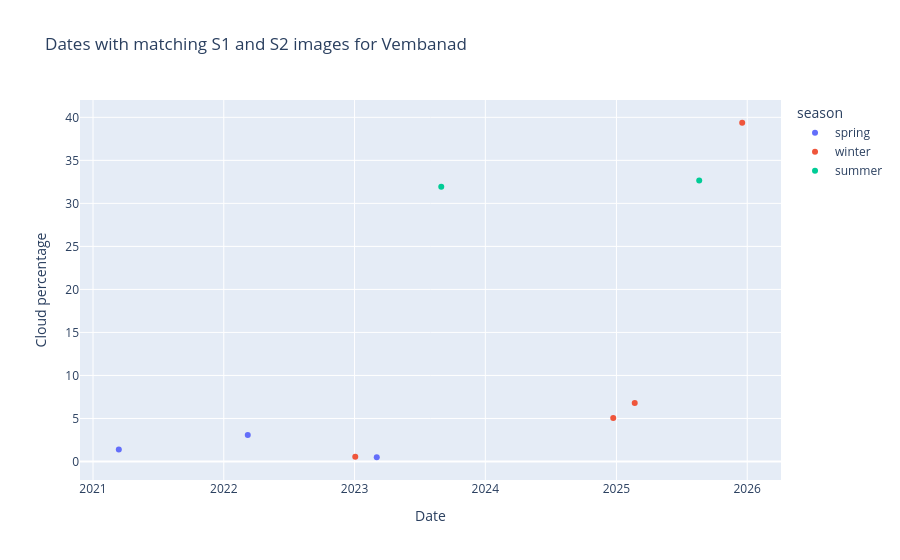
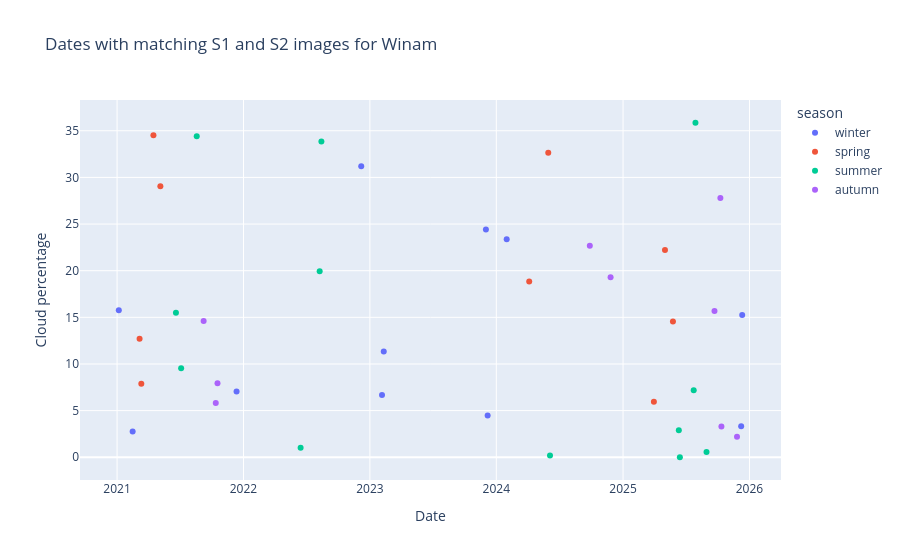
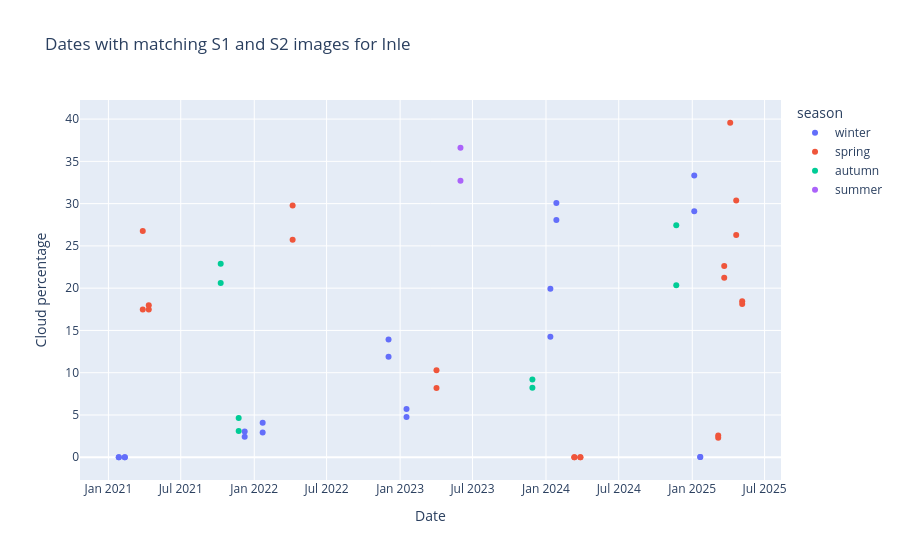
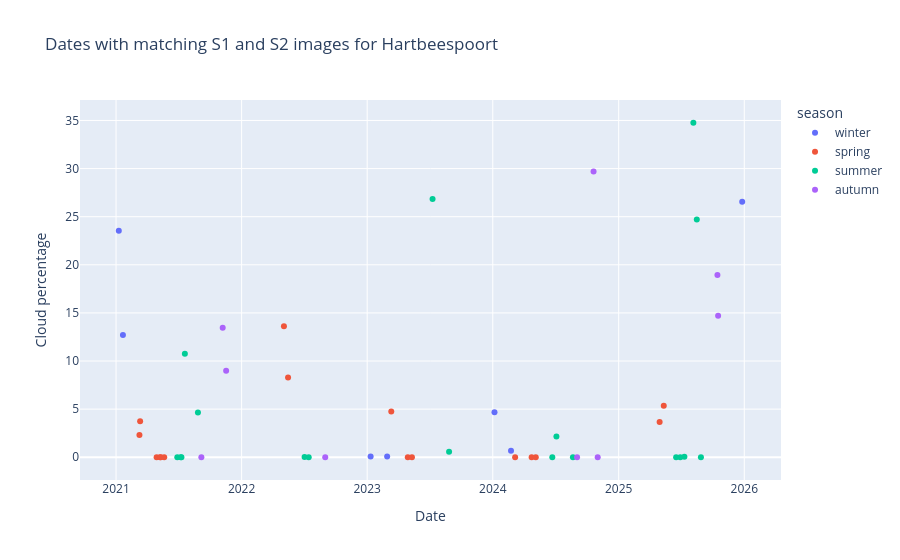

Notebook cell for these charts, in order:
### Code cell
# Loop through rest of locations:

with open(site_fp) as f:
    sites = json.load(f)

location_list = list(sites.get("sites", {}).keys())

for location in location_list:
    matching_dates = get_s2_s1_matching_dates(location, project_root= PROJECT_ROOT, site_fp= site_fp, cloud_perc= 40)

    comparison_df = select_comparison_dates(matching_dates= matching_dates, months_back= 4, n_comparisons=2, max_cloud_perc=40, min_gap_days=7)

    fig= plot_dates(location=location, start_year= 2021, end_year=2025, project_root= PROJECT_ROOT)
    fig.show()
    image_dict = image_details_to_json(images_fp= images_fp, comparison_df= comparison_df)
    print(f"Ran for {location}")

### Figure 1 — Plotly figure (JSON) as saved in the notebook; plotly's stock layout.template omitted (floating-point values rounded to 4 significant figures)
{"data": [{"customdata": [["spring"], ["spring"], ["spring"]], "hovertemplate": "season=%{customdata[0]}<br>date=%{x|%Y-%m-%d}<br>cloud_perc=%{y}<extra></extra>", "legendgroup": "spring", "marker": {"color": "#636efa", "symbol": "circle"}, "mode": "markers", "name": "spring", "orientation": "v", "showlegend": true, "type": "scatter", "x": ["2021-03-14T00:00:00.000000000", "2022-03-09T00:00:00.000000000", "2023-03-04T00:00:00.000000000"], "xaxis": "x", "y": [1.388, 3.08, 0.4935], "yaxis": "y"}, {"customdata": [["winter"], ["winter"], ["winter"], ["winter"]], "hovertemplate": "season=%{customdata[0]}<br>date=%{x|%Y-%m-%d}<br>cloud_perc=%{y}<extra></extra>", "legendgroup": "winter", "marker": {"color": "#EF553B", "symbol": "circle"}, "mode": "markers", "name": "winter", "orientation": "v", "showlegend": true, "type": "scatter", "x": ["2023-01-03T00:00:00.000000000", "2024-12-23T00:00:00.000000000", "2025-02-21T00:00:00.000000000", "2025-12-18T00:00:00.000000000"], "xaxis": "x", "y": [0.545, 5.068, 6.785, 39.37], "yaxis": "y"}, {"customdata": [["summer"], ["summer"]], "hovertemplate": "season=%{customdata[0]}<br>date=%{x|%Y-%m-%d}<br>cloud_perc=%{y}<extra></extra>", "legendgroup": "summer", "marker": {"color": "#00cc96", "symbol": "circle"}, "mode": "markers", "name": "summer", "orientation": "v", "showlegend": true, "type": "scatter", "x": ["2023-08-31T00:00:00.000000000", "2025-08-20T00:00:00.000000000"], "xaxis": "x", "y": [31.94, 32.65], "yaxis": "y"}], "layout": {"height": 560, "legend": {"title": {"text": "season"}, "tracegroupgap": 0}, "title": {"text": "Dates with matching S1 and S2 images for Vembanad"}, "width": 900, "xaxis": {"anchor": "y", "domain": [0, 1], "title": {"text": "Date"}}, "yaxis": {"anchor": "x", "domain": [0, 1], "title": {"text": "Cloud percentage"}}}}

### Figure 2 — Plotly figure (JSON) as saved in the notebook; plotly's stock layout.template omitted (floating-point values rounded to 4 significant figures)
{"data": [{"customdata": [["winter"], ["winter"], ["winter"], ["winter"], ["winter"], ["winter"], ["winter"], ["winter"], ["winter"], ["winter"], ["winter"]], "hovertemplate": "season=%{customdata[0]}<br>date=%{x|%Y-%m-%d}<br>cloud_perc=%{y}<extra></extra>", "legendgroup": "winter", "marker": {"color": "#636efa", "symbol": "circle"}, "mode": "markers", "name": "winter", "orientation": "v", "showlegend": true, "type": "scatter", "x": ["2021-01-06T00:00:00.000000000", "2021-02-15T00:00:00.000000000", "2021-12-12T00:00:00.000000000", "2022-12-07T00:00:00.000000000", "2023-02-05T00:00:00.000000000", "2023-02-10T00:00:00.000000000", "2023-12-02T00:00:00.000000000", "2023-12-07T00:00:00.000000000", "2024-01-31T00:00:00.000000000", "2025-12-08T00:00:00.000000000", "2025-12-11T00:00:00.000000000"], "xaxis": "x", "y": [15.77, 2.75, 7.037, 31.18, 6.661, 11.33, 24.42, 4.477, 23.37, 3.337, 15.25], "yaxis": "y"}, {"customdata": [["spring"], ["spring"], ["spring"], ["spring"], ["spring"], ["spring"], ["spring"], ["spring"], ["spring"]], "hovertemplate": "season=%{customdata[0]}<br>date=%{x|%Y-%m-%d}<br>cloud_perc=%{y}<extra></extra>", "legendgroup": "spring", "marker": {"color": "#EF553B", "symbol": "circle"}, "mode": "markers", "name": "spring", "orientation": "v", "showlegend": true, "type": "scatter", "x": ["2021-03-07T00:00:00.000000000", "2021-03-12T00:00:00.000000000", "2021-04-16T00:00:00.000000000", "2021-05-06T00:00:00.000000000", "2024-04-05T00:00:00.000000000", "2024-05-30T00:00:00.000000000", "2025-03-31T00:00:00.000000000", "2025-05-02T00:00:00.000000000", "2025-05-25T00:00:00.000000000"], "xaxis": "x", "y": [12.71, 7.867, 34.53, 29.05, 18.85, 32.65, 5.944, 22.22, 14.55], "yaxis": "y"}, {"customdata": [["summer"], ["summer"], ["summer"], ["summer"], ["summer"], ["summer"], ["summer"], ["summer"], ["summer"], ["summer"], ["summer"], ["summer"]], "hovertemplate": "season=%{customdata[0]}<br>date=%{x|%Y-%m-%d}<br>cloud_perc=%{y}<extra></extra>", "legendgroup": "summer", "marker": {"color": "#00cc96", "symbol": "circle"}, "mode": "markers", "name": "summer", "orientation": "v", "showlegend": true, "type": "scatter", "x": ["2021-06-20T00:00:00.000000000", "2021-07-05T00:00:00.000000000", "2021-08-19T00:00:00.000000000", "2022-06-15T00:00:00.000000000", "2022-08-09T00:00:00.000000000", "2022-08-14T00:00:00.000000000", "2024-06-04T00:00:00.000000000", "2025-06-11T00:00:00.000000000", "2025-06-14T00:00:00.000000000", "2025-07-24T00:00:00.000000000", "2025-07-29T00:00:00.000000000", "2025-08-30T00:00:00.000000000"], "xaxis": "x", "y": [15.48, 9.546, 34.42, 1.016, 19.93, 33.86, 0.1978, 2.883, 5e-05, 7.182, 35.86, 0.5624], "yaxis": "y"}, {"customdata": [["autumn"], ["autumn"], ["autumn"], ["autumn"], ["autumn"], ["autumn"], ["autumn"], ["autumn"], ["autumn"]], "hovertemplate": "season=%{customdata[0]}<br>date=%{x|%Y-%m-%d}<br>cloud_perc=%{y}<extra></extra>", "legendgroup": "autumn", "marker": {"color": "#ab63fa", "symbol": "circle"}, "mode": "markers", "name": "autumn", "orientation": "v", "showlegend": true, "type": "scatter", "x": ["2021-09-08T00:00:00.000000000", "2021-10-13T00:00:00.000000000", "2021-10-18T00:00:00.000000000", "2024-09-27T00:00:00.000000000", "2024-11-26T00:00:00.000000000", "2025-09-22T00:00:00.000000000", "2025-10-09T00:00:00.000000000", "2025-10-12T00:00:00.000000000", "2025-11-26T00:00:00.000000000"], "xaxis": "x", "y": [14.6, 5.81, 7.942, 22.68, 19.29, 15.68, 27.8, 3.304, 2.206], "yaxis": "y"}], "layout": {"height": 560, "legend": {"title": {"text": "season"}, "tracegroupgap": 0}, "title": {"text": "Dates with matching S1 and S2 images for Winam"}, "width": 900, "xaxis": {"anchor": "y", "domain": [0, 1], "title": {"text": "Date"}}, "yaxis": {"anchor": "x", "domain": [0, 1], "title": {"text": "Cloud percentage"}}}}

### Figure 3 — Plotly figure (JSON) as saved in the notebook; plotly's stock layout.template omitted (floating-point values rounded to 4 significant figures)
{"data": [{"customdata": [["winter"], ["winter"], ["winter"], ["winter"], ["winter"], ["winter"], ["winter"], ["winter"], ["winter"], ["winter"], ["winter"], ["winter"], ["winter"], ["winter"], ["winter"], ["winter"], ["winter"], ["winter"], ["winter"], ["winter"]], "hovertemplate": "season=%{customdata[0]}<br>date=%{x|%Y-%m-%d}<br>cloud_perc=%{y}<extra></extra>", "legendgroup": "winter", "marker": {"color": "#636efa", "symbol": "circle"}, "mode": "markers", "name": "winter", "orientation": "v", "showlegend": true, "type": "scatter", "x": ["2021-01-27T00:00:00.000000000", "2021-01-27T00:00:00.000000000", "2021-02-11T00:00:00.000000000", "2021-02-11T00:00:00.000000000", "2021-12-08T00:00:00.000000000", "2021-12-08T00:00:00.000000000", "2022-01-22T00:00:00.000000000", "2022-01-22T00:00:00.000000000", "2022-12-03T00:00:00.000000000", "2022-12-03T00:00:00.000000000", "2023-01-17T00:00:00.000000000", "2023-01-17T00:00:00.000000000", "2024-01-12T00:00:00.000000000", "2024-01-12T00:00:00.000000000", "2024-01-27T00:00:00.000000000", "2024-01-27T00:00:00.000000000", "2025-01-06T00:00:00.000000000", "2025-01-06T00:00:00.000000000", "2025-01-21T00:00:00.000000000", "2025-01-21T00:00:00.000000000"], "xaxis": "x", "y": [4e-06, 1.7e-05, 0.000108, 9e-05, 3.034, 2.438, 2.937, 4.082, 11.9, 13.94, 5.719, 4.755, 14.25, 19.94, 30.06, 28.06, 29.1, 33.32, 0.01632, 0.01946], "yaxis": "y"}, {"customdata": [["spring"], ["spring"], ["spring"], ["spring"], ["spring"], ["spring"], ["spring"], ["spring"], ["spring"], ["spring"], ["spring"], ["spring"], ["spring"], ["spring"], ["spring"], ["spring"], ["spring"], ["spring"], ["spring"], ["spring"], ["spring"]], "hovertemplate": "season=%{customdata[0]}<br>date=%{x|%Y-%m-%d}<br>cloud_perc=%{y}<extra></extra>", "legendgroup": "spring", "marker": {"color": "#EF553B", "symbol": "circle"}, "mode": "markers", "name": "spring", "orientation": "v", "showlegend": true, "type": "scatter", "x": ["2021-03-28T00:00:00.000000000", "2021-03-28T00:00:00.000000000", "2021-04-12T00:00:00.000000000", "2021-04-12T00:00:00.000000000", "2022-04-07T00:00:00.000000000", "2022-04-07T00:00:00.000000000", "2023-04-02T00:00:00.000000000", "2023-04-02T00:00:00.000000000", "2024-03-12T00:00:00.000000000", "2024-03-12T00:00:00.000000000", "2024-03-27T00:00:00.000000000", "2024-03-27T00:00:00.000000000", "2025-03-07T00:00:00.000000000", "2025-03-07T00:00:00.000000000", "2025-03-22T00:00:00.000000000", "2025-03-22T00:00:00.000000000", "2025-04-06T00:00:00.000000000", "2025-04-21T00:00:00.000000000", "2025-04-21T00:00:00.000000000", "2025-05-06T00:00:00.000000000", "2025-05-06T00:00:00.000000000"], "xaxis": "x", "y": [17.48, 26.77, 17.47, 17.98, 25.73, 29.78, 10.28, 8.189, 5.4e-05, 0.000188, 0.000836, 0.001088, 2.566, 2.315, 21.23, 22.63, 39.57, 26.29, 30.38, 18.46, 18.14], "yaxis": "y"}, {"customdata": [["autumn"], ["autumn"], ["autumn"], ["autumn"], ["autumn"], ["autumn"], ["autumn"], ["autumn"]], "hovertemplate": "season=%{customdata[0]}<br>date=%{x|%Y-%m-%d}<br>cloud_perc=%{y}<extra></extra>", "legendgroup": "autumn", "marker": {"color": "#00cc96", "symbol": "circle"}, "mode": "markers", "name": "autumn", "orientation": "v", "showlegend": true, "type": "scatter", "x": ["2021-10-09T00:00:00.000000000", "2021-10-09T00:00:00.000000000", "2021-11-23T00:00:00.000000000", "2021-11-23T00:00:00.000000000", "2023-11-28T00:00:00.000000000", "2023-11-28T00:00:00.000000000", "2024-11-22T00:00:00.000000000", "2024-11-22T00:00:00.000000000"], "xaxis": "x", "y": [22.89, 20.61, 3.115, 4.642, 8.226, 9.194, 20.35, 27.44], "yaxis": "y"}, {"customdata": [["summer"], ["summer"]], "hovertemplate": "season=%{customdata[0]}<br>date=%{x|%Y-%m-%d}<br>cloud_perc=%{y}<extra></extra>", "legendgroup": "summer", "marker": {"color": "#ab63fa", "symbol": "circle"}, "mode": "markers", "name": "summer", "orientation": "v", "showlegend": true, "type": "scatter", "x": ["2023-06-01T00:00:00.000000000", "2023-06-01T00:00:00.000000000"], "xaxis": "x", "y": [36.6, 32.71], "yaxis": "y"}], "layout": {"height": 560, "legend": {"title": {"text": "season"}, "tracegroupgap": 0}, "title": {"text": "Dates with matching S1 and S2 images for Inle"}, "width": 900, "xaxis": {"anchor": "y", "domain": [0, 1], "title": {"text": "Date"}}, "yaxis": {"anchor": "x", "domain": [0, 1], "title": {"text": "Cloud percentage"}}}}

### Figure 4 — Plotly figure (JSON) as saved in the notebook; plotly's stock layout.template omitted (floating-point values rounded to 4 significant figures)
{"data": [{"customdata": [["winter"], ["winter"], ["winter"], ["winter"], ["winter"], ["winter"], ["winter"]], "hovertemplate": "season=%{customdata[0]}<br>date=%{x|%Y-%m-%d}<br>cloud_perc=%{y}<extra></extra>", "legendgroup": "winter", "marker": {"color": "#636efa", "symbol": "circle"}, "mode": "markers", "name": "winter", "orientation": "v", "showlegend": true, "type": "scatter", "x": ["2021-01-09T00:00:00.000000000", "2021-01-21T00:00:00.000000000", "2023-01-11T00:00:00.000000000", "2023-02-28T00:00:00.000000000", "2024-01-06T00:00:00.000000000", "2024-02-23T00:00:00.000000000", "2025-12-26T00:00:00.000000000"], "xaxis": "x", "y": [23.55, 12.71, 0.07398, 0.08092, 4.669, 0.681, 26.54], "yaxis": "y"}, {"customdata": [["spring"], ["spring"], ["spring"], ["spring"], ["spring"], ["spring"], ["spring"], ["spring"], ["spring"], ["spring"], ["spring"], ["spring"], ["spring"], ["spring"], ["spring"], ["spring"]], "hovertemplate": "season=%{customdata[0]}<br>date=%{x|%Y-%m-%d}<br>cloud_perc=%{y}<extra></extra>", "legendgroup": "spring", "marker": {"color": "#EF553B", "symbol": "circle"}, "mode": "markers", "name": "spring", "orientation": "v", "showlegend": true, "type": "scatter", "x": ["2021-03-10T00:00:00.000000000", "2021-03-12T00:00:00.000000000", "2021-04-29T00:00:00.000000000", "2021-05-09T00:00:00.000000000", "2021-05-11T00:00:00.000000000", "2021-05-21T00:00:00.000000000", "2022-05-04T00:00:00.000000000", "2022-05-16T00:00:00.000000000", "2023-03-12T00:00:00.000000000", "2023-04-29T00:00:00.000000000", "2023-05-11T00:00:00.000000000", "2024-03-06T00:00:00.000000000", "2024-04-23T00:00:00.000000000", "2024-05-05T00:00:00.000000000", "2025-04-30T00:00:00.000000000", "2025-05-12T00:00:00.000000000"], "xaxis": "x", "y": [2.299, 3.745, 7.8e-05, 0.000199, 7e-05, 0.002457, 13.6, 8.299, 4.76, 0.004341, 0.001238, 0.001742, 0.000128, 0.001839, 3.663, 5.358], "yaxis": "y"}, {"customdata": [["summer"], ["summer"], ["summer"], ["summer"], ["summer"], ["summer"], ["summer"], ["summer"], ["summer"], ["summer"], ["summer"], ["summer"], ["summer"], ["summer"], ["summer"], ["summer"], ["summer"], ["summer"]], "hovertemplate": "season=%{customdata[0]}<br>date=%{x|%Y-%m-%d}<br>cloud_perc=%{y}<extra></extra>", "legendgroup": "summer", "marker": {"color": "#00cc96", "symbol": "circle"}, "mode": "markers", "name": "summer", "orientation": "v", "showlegend": true, "type": "scatter", "x": ["2021-06-28T00:00:00.000000000", "2021-07-08T00:00:00.000000000", "2021-07-10T00:00:00.000000000", "2021-07-20T00:00:00.000000000", "2021-08-27T00:00:00.000000000", "2022-07-03T00:00:00.000000000", "2022-07-15T00:00:00.000000000", "2023-07-10T00:00:00.000000000", "2023-08-27T00:00:00.000000000", "2024-06-22T00:00:00.000000000", "2024-07-04T00:00:00.000000000", "2024-08-21T00:00:00.000000000", "2025-06-17T00:00:00.000000000", "2025-06-29T00:00:00.000000000", "2025-07-11T00:00:00.000000000", "2025-08-06T00:00:00.000000000", "2025-08-16T00:00:00.000000000", "2025-08-28T00:00:00.000000000"], "xaxis": "x", "y": [0.001257, 0.01001, 0.000677, 10.75, 4.659, 0.01612, 0.001692, 26.83, 0.5639, 0.000293, 2.144, 0.009117, 0.000212, 0.01278, 0.04409, 34.76, 24.7, 0.000658], "yaxis": "y"}, {"customdata": [["autumn"], ["autumn"], ["autumn"], ["autumn"], ["autumn"], ["autumn"], ["autumn"], ["autumn"], ["autumn"]], "hovertemplate": "season=%{customdata[0]}<br>date=%{x|%Y-%m-%d}<br>cloud_perc=%{y}<extra></extra>", "legendgroup": "autumn", "marker": {"color": "#ab63fa", "symbol": "circle"}, "mode": "markers", "name": "autumn", "orientation": "v", "showlegend": true, "type": "scatter", "x": ["2021-09-06T00:00:00.000000000", "2021-11-07T00:00:00.000000000", "2021-11-17T00:00:00.000000000", "2022-09-01T00:00:00.000000000", "2024-09-02T00:00:00.000000000", "2024-10-20T00:00:00.000000000", "2024-11-01T00:00:00.000000000", "2025-10-15T00:00:00.000000000", "2025-10-17T00:00:00.000000000"], "xaxis": "x", "y": [0.000191, 13.45, 8.978, 0.005951, 0.001636, 29.69, 0.000977, 18.95, 14.7], "yaxis": "y"}], "layout": {"height": 560, "legend": {"title": {"text": "season"}, "tracegroupgap": 0}, "title": {"text": "Dates with matching S1 and S2 images for Hartbeespoort"}, "width": 900, "xaxis": {"anchor": "y", "domain": [0, 1], "title": {"text": "Date"}}, "yaxis": {"anchor": "x", "domain": [0, 1], "title": {"text": "Cloud percentage"}}}}
